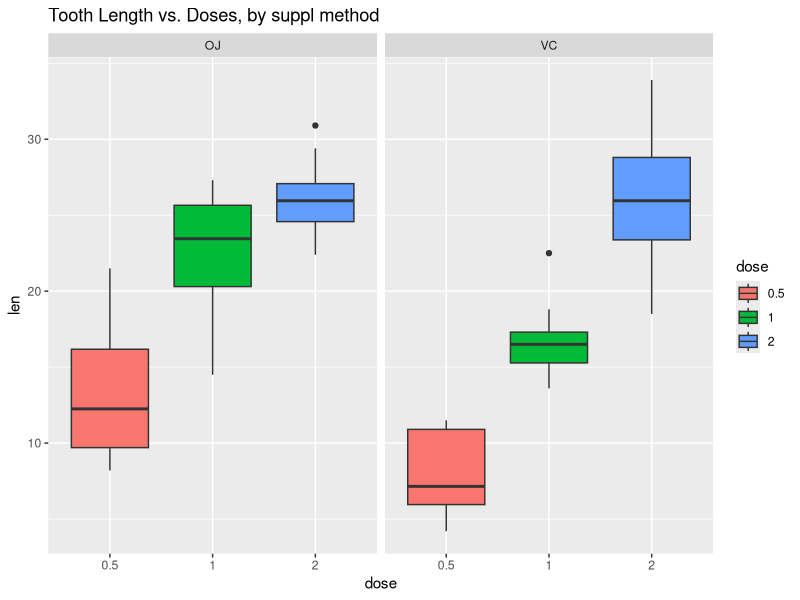
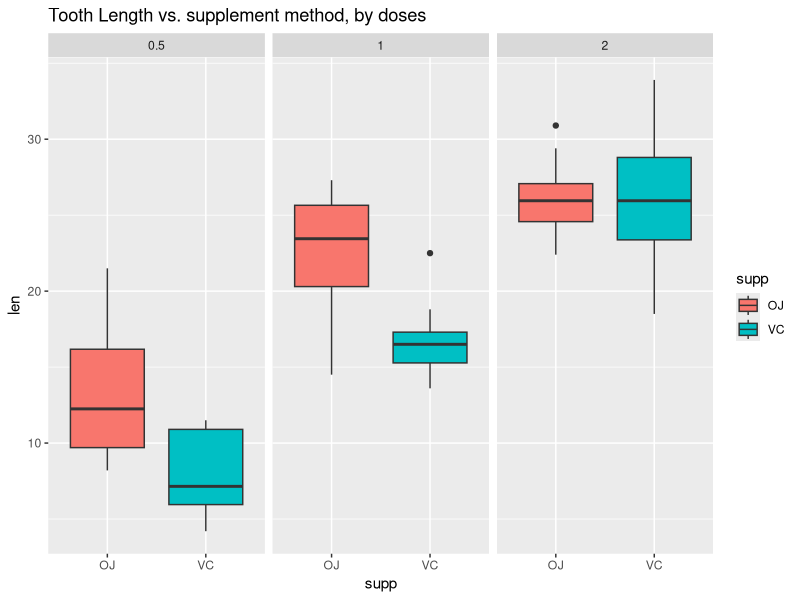

These figures' R source, in order:
## ---- chunk 1
knitr::opts_chunk$set(echo = TRUE)
## ---- chunk 2
library(datasets)
data("ToothGrowth")
## ---- chunk 3
head(ToothGrowth)
str(ToothGrowth)
summary(ToothGrowth)
unique(ToothGrowth$len)
unique(ToothGrowth$supp)
unique(ToothGrowth$dose)
table(ToothGrowth$dose, ToothGrowth$supp) # split of cases between different (dose levels and delivery methods)

## ---- chunk 4
library(ggplot2)
##ggplot(aes(x=dose, y=len), data=ToothGrowth) + geom_boxplot(aes(fill=dose))
ToothGrowth$dose = as.factor(ToothGrowth$dose)
g <- ggplot(ToothGrowth, aes(x=dose, y= len))
g + geom_boxplot(aes(fill=dose)) +facet_grid(.~supp) + ggtitle("Tooth Length vs. Doses, by suppl method")
## ---- chunk 5
g <- ggplot(ToothGrowth, aes(x=supp, y= len))
g + geom_boxplot(aes(fill=supp)) + facet_grid(.~dose) +
     ggtitle("Tooth Length vs. supplement method, by doses")
## ---- chunk 6
t.test(len ~ supp, data = ToothGrowth)
## ---- chunk 7
ToothGrowth.doses_0.5_1.0 <- subset (ToothGrowth, dose %in% c(0.5, 1.0)) 
ToothGrowth.doses_0.5_2.0 <- subset (ToothGrowth, dose %in% c(0.5, 2.0)) 
ToothGrowth.doses_1.0_2.0 <- subset (ToothGrowth, dose %in% c(1.0, 2.0)) 
## ---- chunk 8
t.test(len ~ dose, data = ToothGrowth.doses_0.5_2.0) 
## ---- chunk 9
t.test(len ~ dose, data = ToothGrowth.doses_0.5_1.0)
## ---- chunk 10
t.test(len ~ dose, data = ToothGrowth.doses_1.0_2.0)
